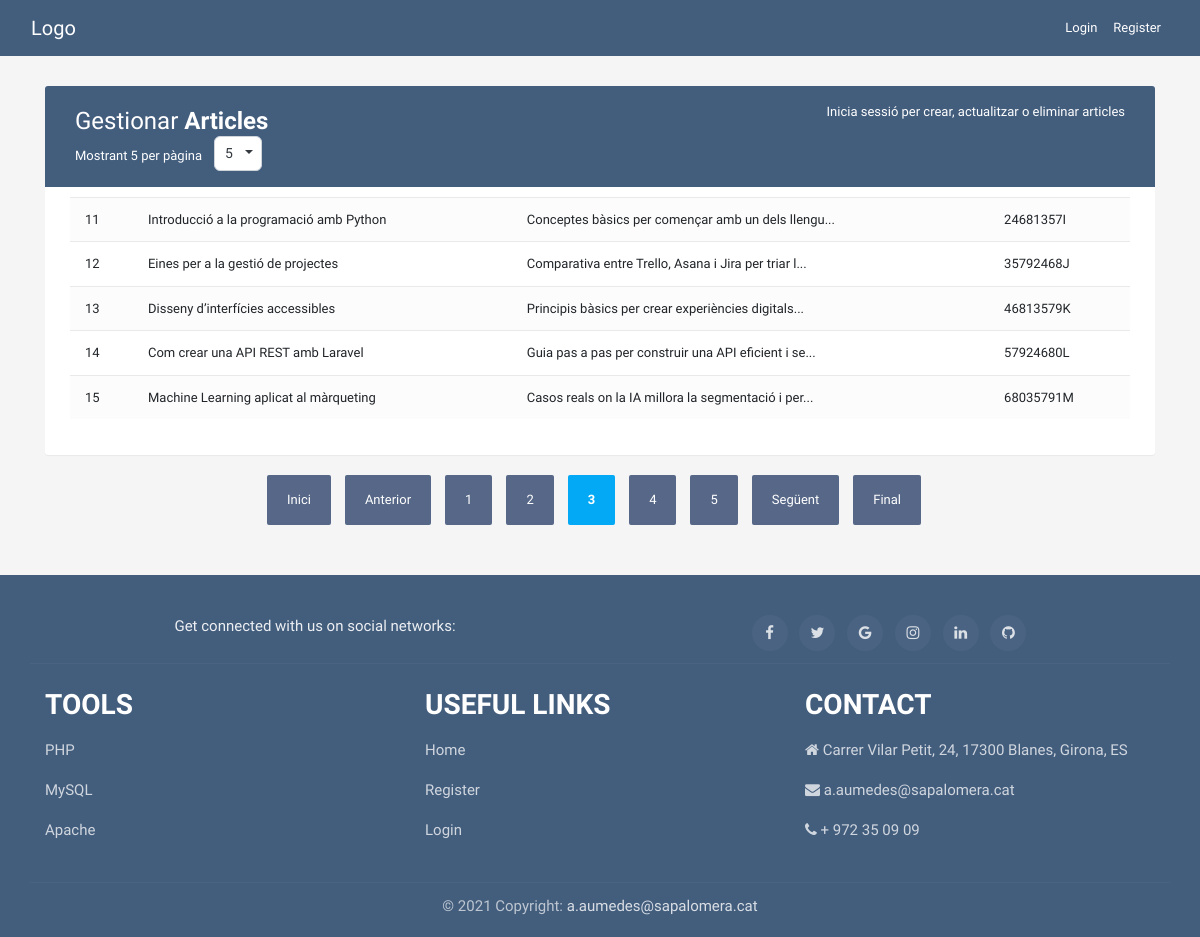
Page /?action=menu&per_page=5&page=3 on the committed database.
### tables this page shows
CREATE TABLE `articles` (
  `id` int(11) NOT NULL,
  `dni` varchar(9) NOT NULL,
  `titol` varchar(255) NOT NULL,
  `cos` text NOT NULL,
  `data_creacio` timestamp NOT NULL DEFAULT current_timestamp(),
  `data_modificacio` timestamp NOT NULL DEFAULT current_timestamp() ON UPDATE current_timestamp()
);

### public/index.php (called while the page is built, shortened)
<?php
require_once __DIR__ . '/../app/controlador/ArticleController.php';
$controller = new ArticleController();
$controller->handleRequest();
?>

### app/model/components/auth.php (called while the page is built, shortened)
<?php
function isLoggedIn(): bool {
    return false;
}

### app/model/database/database.php (called while the page is built, shortened)
<?php
class Database {
    private $host = '127.0.0.1';
    private $dbname = 'pt04_arnau_aumedes';
    private $username = 'root';
    private $password = '';
    private $charset = 'utf8mb4';
    private $pdo;
    private function connect() {
        $dsn = "mysql:host={$this->host};dbname={$this->dbname};charset={$this->charset}";
        $options = [
            PDO::ATTR_ERRMODE            => PDO::ERRMODE_EXCEPTION,
            PDO::ATTR_DEFAULT_FETCH_MODE => PDO::FETCH_ASSOC,
            PDO::ATTR_EMULATE_PREPARES   => false,
        ];
        try {
            $this->pdo = new PDO($dsn, $this->username, $this->password, $options);
        } catch (PDOException $e) {
            die('Error de connexió: ' . $e->getMessage());
        }
    }
    public function getConnection() {
        return $this->pdo;
    }
}
?>

### app/model/dao/ArticleDAO.php (called while the page is built, shortened)
<?php
require_once __DIR__ . '/../entities/Article.php';
class ArticleDAO extends Article
{
    private $db;
    public function __construct(PDO $db)
    {
        $this->db = $db;
    }
    public function countAll()
    {
        $stmt = $this->db->query("SELECT COUNT(*) FROM articles");
        return $stmt->fetchColumn();
    }
    public function findPage($limit, $offset)
    {
        $stmt = $this->db->prepare("SELECT * FROM articles ORDER BY id ASC LIMIT :limit OFFSET :offset");
        $stmt->bindValue(':limit', (int)$limit, PDO::PARAM_INT);
        $stmt->bindValue(':offset', (int)$offset, PDO::PARAM_INT);
        $stmt->execute();
        $rows = $stmt->fetchAll(PDO::FETCH_ASSOC);
        $articles = [];
        foreach ($rows as $row) {
            $article = new Article($row['dni'], $row['titol'], $row['cos']);
            $article->setId($row['id']);
            $articles[] = $article;
        }
        return $articles;
    }
}
?>

### app/model/entities/Article.php (called while the page is built, shortened)
<?php
class Article
{
    public $id;
    private $dni;
    private $titol;
    private $cos;
    public function __construct($dni, $titol, $cos)
    {
        $this->dni = $dni;
        $this->titol = $titol;
        $this->cos = $cos;
    }
    public function getId()
    {
        return $this->id;
    }
    public function getDni()
    {
        return $this->dni;
    }
    public function getTitol()
    {
        return $this->titol;
    }
    public function getCos()
    {
        return $this->cos;
    }
    public function setId($id)
    {
        $this->id = $id;
    }
}
?>

### app/vista/menu.php (the view, shortened to what this page needs)
<!DOCTYPE html>
<html lang="ca">
<head>
    <link rel="stylesheet" href="https://stackpath.bootstrapcdn.com/bootstrap/4.5.0/css/bootstrap.min.css">
    <link rel="stylesheet" href="https://maxcdn.bootstrapcdn.com/font-awesome/4.7.0/css/font-awesome.min.css">
    <link rel="stylesheet" href="/practicas/Pràctica 03 - Paginació/public/css/style.css">
</head>
<body>
    <header>
        <?php
        require_once __DIR__ . '/../globals/header.php';
        ?>
    </header>
    <div class="container-xl">
        <div class="table-responsive">
            <div class="table-wrapper">
                <div class="table-title">
                    <div class="row">
                        <div class="col-sm-6">
                            <h2>Gestionar <b>Articles</b></h2>
                            <form id="perPageForm" method="GET" class="form-inline" style="display:inline-block;">
                                <div class="hint-text">Mostrant <?php echo isset($perPage) ? $perPage : 5; ?> per pàgina
                                </div>
                                <select name="per_page" id="per_page"
                                    onchange="document.getElementById('perPageForm').submit()">
                                    <?php
                                    $options = [1, 5, 10, 20];
                                    $currentPerPage = $perPage ?? 5;
                                    foreach ($options as $option) {
                                        $selected = ($option == $currentPerPage) ? 'selected' : '';
                                        echo "<option value=\"$option\" $selected>$option</option>";
                                    }
                                    ?>
                                </select>
                            </form>
                        </div>
                        <div class="col-sm-6">
                            <?php
                            require_once __DIR__ . '/../model/components/auth.php';
                            if (isLoggedIn()):
                            ?>
                                <a href="?action=create" data-toggle="tooltip" title="Crear" class="btn btn-success"><i
                                        class="material-icons">&#xE147;</i>
                                    <span>Crear</span></a>
                                <a href="?action=update" data-toggle="tooltip" title="Actualitzar Article"
                                   class="btn btn-warning"><i class="material-icons">&#xE254;</i>
                                    <span>Actualitzar</span></a>
                                <a href="/practicas/Pràctica 03 - Paginació/app/vista/delete.php" data-toggle="tooltip"
                                   title="Eliminar Article" class="btn btn-danger"><i class="material-icons">&#xE15C;</i>
                                    <span>Eliminar</span></a>
                            <?php else: ?>
                                <div class="text-right">
                                    <span class="text-white">Inicia sessió per crear, actualitzar o eliminar articles</span>
                                </div>
                            <?php endif; ?>
                        </div>
                    </div>
                </div>
                <div id="articles-list">
                    <table class="table table-striped table-hover">
                        <tbody>
                            <?php if (isset($error_message)): ?>
                            <?php elseif (empty($articles)): ?>
                            <?php else: ?>
                                <?php foreach ($articles as $article): ?>
                                    <tr>
                                        <td><?php echo htmlspecialchars($article->getId()); ?></td>
                                        <td><?php echo htmlspecialchars($article->getTitol()); ?></td>
                                        <td><?php echo htmlspecialchars(substr(trim($article->getCos()), 0, 50)) . (strlen($article->getCos()) > 50 ? '...' : ''); ?>
                                        </td>
                                        <td><?php echo htmlspecialchars($article->getDni()); ?></td>
                                    </tr>
                                <?php endforeach; ?>
                            <?php endif; ?>
                        </tbody>
                    </table>
                </div>
            </div>
            <div class="paginacion">
                <div id="pagination-controls" class="clearfix">
                    <ul class="pagination">
                        <?php
                        $currentPage = $currentPage ?? 1;
                        $totalPages = $totalPages ?? 1;
                        $perPage = $perPage ?? 5;
                        $prev = max(1, $currentPage - 1);
                        $next = min($totalPages, $currentPage + 1);
                        $baseParams = 'action=menu&per_page=' . $perPage;
                        $firstDisabled = ($currentPage <= 1) ? 'disabled' : '';
                        ?>
                        <li class="page-item <?php echo $firstDisabled; ?>">
                            <a class="page-link"
                                href="<?php echo ($currentPage > 1) ? '?' . $baseParams . '&page=1' : '#'; ?>">Inici</a>
                        </li>
                        <li class="page-item <?php echo ($currentPage <= 1) ? 'disabled' : ''; ?>">
                            <a class="page-link"
                                href="<?php echo ($currentPage > 1) ? '?' . $baseParams . '&page=' . $prev : '#'; ?>">Anterior</a>
                        </li>
                        <?php
                        $maxLinks = 5;
                        if ($totalPages <= $maxLinks) {
                            $start = 1;
                            $end = $totalPages;
                        }
                        for ($p = $start; $p <= $end; $p++) {
                            $active = ($p == $currentPage) ? 'active' : '';
                            echo '<li class="page-item ' . $active . '"><a class="page-link" href="' . (($p == $currentPage) ? '#' : '?' . $baseParams . '&page=' . $p) . '">' . $p . '</a></li>';
                        }
                        ?>
                        <li class="page-item <?php echo ($currentPage >= $totalPages) ? 'disabled' : ''; ?>">
                            <a class="page-link"
                                href="<?php echo ($currentPage < $totalPages) ? '?' . $baseParams . '&page=' . $next : '#'; ?>">Següent</a>
                        </li>
                        <li class="page-item <?php echo ($currentPage >= $totalPages) ? 'disabled' : ''; ?>">
                            <a class="page-link"
                                href="<?php echo ($currentPage < $totalPages) ? '?' . $baseParams . '&page=' . $totalPages : '#'; ?>">Final</a>
                        </li>
                    </ul>
                </div>
            </div>
        </div>
    </div>
</body>
<footer>
    <?php
    require_once __DIR__ . '/../globals/footer.php';
    ?>
</footer>
</html>

### public/css/style.css (style rules this page uses)
body { color: #566787; background: #f5f5f5; font-family: "Varela Round", sans-serif; font-size: 13px; }
.table-responsive { margin: 30px 0; }
.table-wrapper { background: #fff; padding: 20px 25px; border-radius: 3px; min-width: 1000px; box-shadow: 0 1px 1px rgba(0, 0, 0, 0.05); }
.table-title { padding-bottom: 15px; background: #435d7d; color: #fff; padding: 16px 30px; min-width: 100%; margin: -20px -25px 10px; border-radius: 3px 3px 0 0; }
.table-title h2 { margin: 5px 0 0; font-size: 24px; }
table.table tr th, table.table tr td { border-color: #e9e9e9; padding: 12px 15px; vertical-align: middle; }
table.table-striped tbody tr:nth-of-type(odd) { background-color: #fcfcfc; }
.pagination { float: right; margin: 0 0 5px; }
.pagination li a { border: none; font-size: 13px; min-width: 30px; min-height: 30px; color: #999; margin: 0 2px; line-height: 30px; border-radius: 2px !important; text-align: center; padding: 0 6px; }
.pagination li.active a, .pagination li.active a.page-link { background: #03a9f4; }
.hint-text { float: left; margin-top: 10px; font-size: 13px; }
.paginacion { margin: 20px 0; display: flex; justify-content: center; align-items: center; gap: 10px; flex-wrap: wrap; }
.paginacion ul { list-style: none; padding: 0; margin: 0; display: inline-flex; align-items: center; }
.paginacion ul li { display: inline-block; margin-right: 10px; }
.paginacion ul li a { display: block; padding: 10px 20px; color: #fff; background: #566787; text-decoration: none; border-radius: 4px; }
.paginacion ul li .active, .paginacion ul li.active a { background: #037e8c; font-weight: bold; }
#per_page { -webkit-appearance: none; -moz-appearance: none; appearance: none; background: #ffffff; color: #343a40; border: 1px solid #ced4da; padding: 6px 10px; font-size: 14px; border-radius: 6px; min-width: 48px; height: auto; box-shadow: none; transition: border-color 0.12s ease, box-shadow 0.12s ease; cursor: pointer; background-repeat: no-repeat; background-position: right 8px center; background-size: 8px 8px; margin-left: 12px; }
#per_page option { color: #343a40; background: #fff; }

### rows in the picture
articles: id "11", titol "Introducció a la programació amb Python", cos "Conceptes bàsics per començar amb un dels llengu", dni "24681357I"
articles: id "12", titol "Eines per a la gestió de projectes", cos "Comparativa entre Trello, Asana i Jira per triar l", dni "35792468J"
articles: id "13", titol "Disseny d’interfícies accessibles", cos "Principis bàsics per crear experiències digitals", dni "46813579K"
articles: id "14", titol "Com crear una API REST amb Laravel", cos "Guia pas a pas per construir una API eficient i se", dni "57924680L"
articles: id "15", titol "Machine Learning aplicat al màrqueting", cos "Casos reals on la IA millora la segmentació i per", dni "68035791M"

### other values in the picture
$perPage "5"
form field per_page "5"
